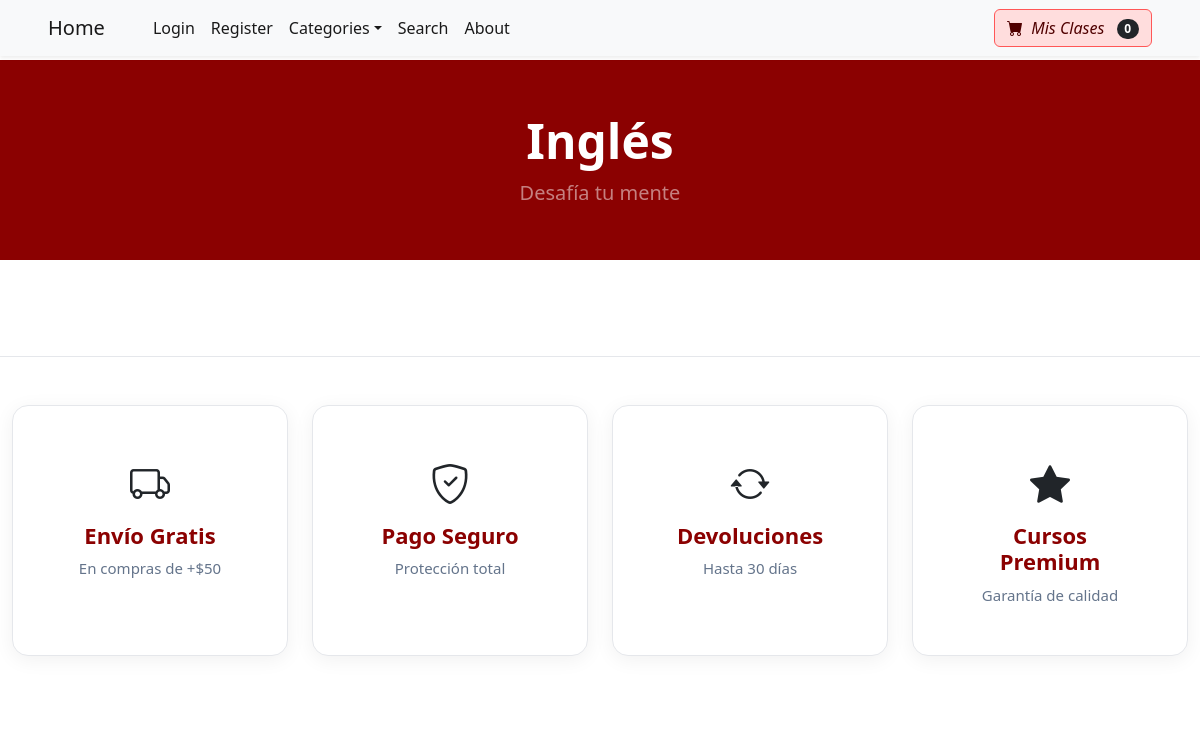
/category/Inglés, run on an earlier commit of the app's database.
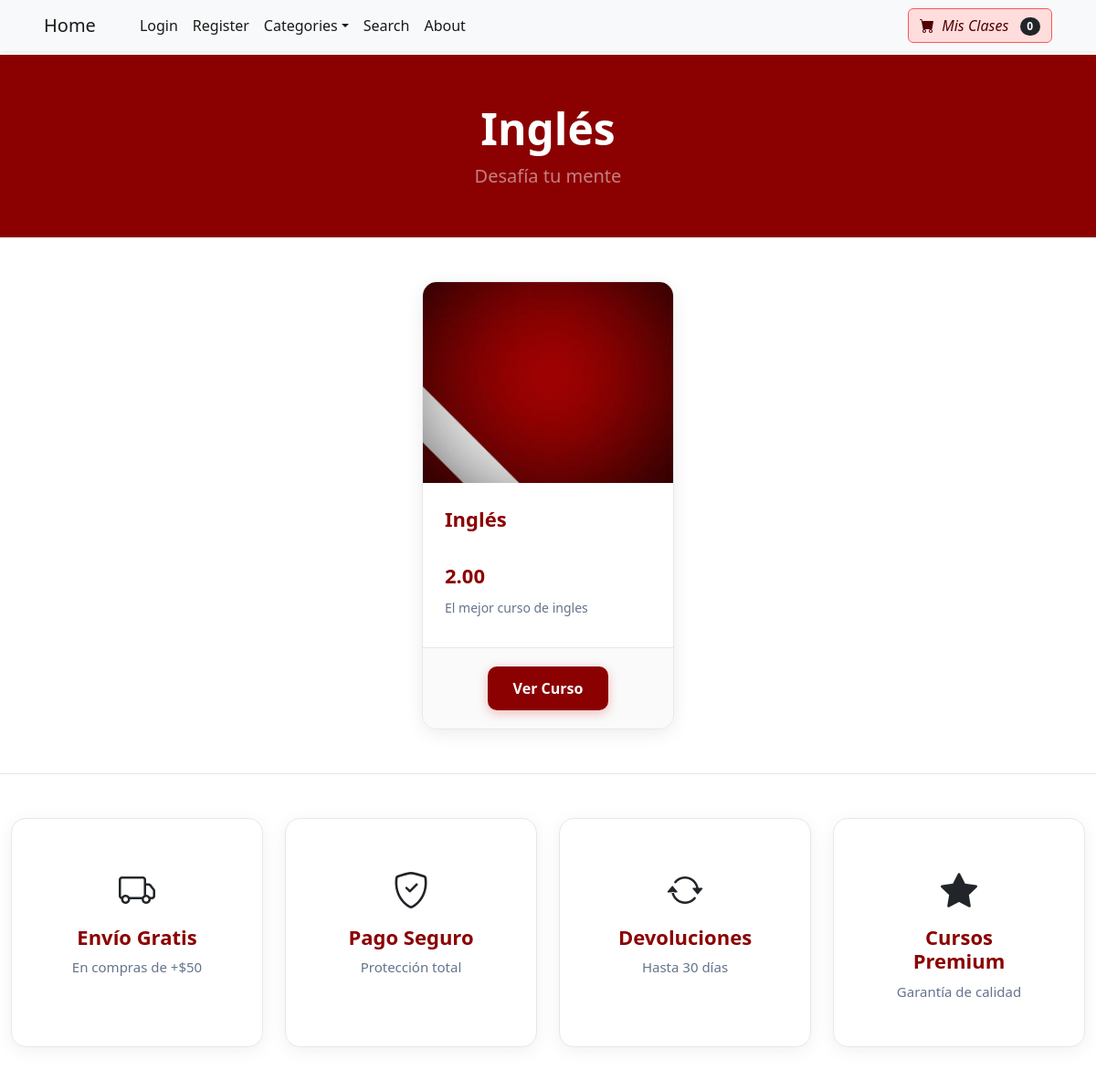
And on a later commit of the database.
### store/models.py (models this page shows, shortened)
class Category(models.Model):
    name = models.CharField(max_length=50)
    def __str__(self):
        return self.name
    class Meta:
        verbose_name_plural = 'categories'

class Product(models.Model):
    name = models.CharField(max_length=100)
    user = models.ForeignKey(User, on_delete=models.CASCADE)
    price = models.DecimalField(default=0, decimal_places=2, max_digits=6)
    category = models.ForeignKey(Category, on_delete=models.CASCADE, default=1)
    description = models.CharField(max_length=250, default='', blank=True, null=True)
    image = models.ImageField(upload_to='uploads/product')
    is_sale = models.BooleanField(default=False)
    sale_price = models.DecimalField(default=0, decimal_places=2, max_digits=6, null=True, blank=True)
    pay_method = models.CharField(max_length=250, null=True)
    video = models.FileField(upload_to="video", null=True)
    created_day = models.DateTimeField(default=timezone.now)

### store/views.py (the view)
# urls.py: path('category/<str:foo>', views.category, name='category'),
def category(request,foo):
    foo = foo.replace('-', '')
    try:
        category = Category.objects.get(name=foo)
        products = Product.objects.filter(category=category)
        return render(request, 'category.html', {'products': products, 'category':category})
    except:
        messages.success(request, ("That category Doest exist"))
        return redirect('index')

### cart/cart.py (called while the page is built)
    def __len__(self):
        return len(self.cart)

### cart/context_processors.py (called while the page is built)
def cart(request):
    return {'cart': Cart(request)}

### store/templates/category.html (shortened to what this page needs)
{% extends 'base.html' %}
{% block content %}
<header style="background: radial-gradient(circle, #8b0101 0%, #8b0101 100%) center/cover no-repeat; min-height: 200px;" class="d-flex justify-content-center align-items-center">
  <div class="text-center text-white">
      <h1 class="display-5 fw-bold">{{category}}</h1>
      <p class="lead fw-normal text-white-50 mb-0">Desafía tu mente</p>
  </div>
</header>
<section class="py-5">
    <div class="container">
        <div class="row gx-4 gy-5 row-cols-1 row-cols-sm-2 row-cols-md-3 row-cols-lg-4 justify-content-center">
            {% for product in products %}
                <div class="col">
                    <div class="card h-100 shadow-lg border-0">
                        <img class="card-img-top" src="{{ product.image.url }}" alt="{{ product.name }}" />
                        <div class="card-body p-3">
                            <h5 class="fw-bold">{{ product.name }}</h5>
                            {% if product.is_sale %}
                                <p class="mb-1">
                                    <strike class="text-muted">{{ product.price }}</strike>
                                    <span class="fw-bold">{{ product.sale_price }}</span>
                                </p>
                            {% else %}
                                <p class="fw-bold">{{ product.price }}</p>
                            {% endif %}
                            <p class="text-muted small">{{ product.description|truncatewords:15 }}</p>
                        </div>
                        <div class="card-footer bg-transparent border-0 text-center">
                            <a class="btn" href="{% url 'product' product.id %}">Ver Curso</a>
                        </div>
                    </div>
                </div>
            {% endfor %}
        </div>
    </div>
</section>
<section class="py-4">
    <div class="container">
        <div class="row g-4 text-center">
            <div class="col-6 col-md-3">
                <div class="card shadow-sm border-0 h-100 p-3">
                    <div class="card-body">
                        <i class="bi bi-truck fs-1"></i>
                        <h6 class="fw-bold mt-2">Envío Gratis</h6>
                        <p class="text-muted small mb-0">En compras de +$50</p>
                    </div>
                </div>
            </div>
            <div class="col-6 col-md-3">
                <div class="card shadow-sm border-0 h-100 p-3">
                    <div class="card-body">
                        <i class="bi bi-shield-check fs-1"></i>
                        <h6 class="fw-bold mt-2">Pago Seguro</h6>
                        <p class="text-muted small mb-0">Protección total</p>
                    </div>
                </div>
            </div>
            <div class="col-6 col-md-3">
                <div class="card shadow-sm border-0 h-100 p-3">
                    <div class="card-body">
                        <i class="bi bi-arrow-repeat fs-1"></i>
                        <h6 class="fw-bold mt-2">Devoluciones</h6>
                        <p class="text-muted small mb-0">Hasta 30 días</p>
                    </div>
                </div>
            </div>
            <div class="col-6 col-md-3">
                <div class="card shadow-sm border-0 h-100 p-3">
                    <div class="card-body">
                        <i class="bi bi-star-fill fs-1"></i>
                        <h6 class="fw-bold mt-2">Cursos Premium</h6>
                        <p class="text-muted small mb-0">Garantía de calidad</p>
                    </div>
                </div>
            </div>
        </div>
    </div>
</section>
{% endblock %}

### store/templates/base.html (shortened to what this page needs)
{% load static%}
<!DOCTYPE html>
<html lang="en">
    <head>
        <link href="https://cdn.jsdelivr.net/npm/bootstrap-icons@1.5.0/font/bootstrap-icons.css" rel="stylesheet" />
        <link href="{% static 'css/styles.css' %}" rel="stylesheet" />
    </head>
    <body style="padding-top: 60px;">
        {% include 'navbar.html' %}
        {% block content %}
        {% endblock %}
    </body>
</html>

### store/templates/navbar.html (shortened to what this page needs)
<nav style="background-color: #ffffff; position: fixed; width: 100%; " class="navbar navbar-expand-lg navbar-light bg-light fixed-top shadow-sm">
    <div class="container px-4 px-lg-5">
        <a class="navbar-brand" href="{% url 'index' %}">Home</a>
        <div class="collapse navbar-collapse" id="navbarSupportedContent">
            <ul class="navbar-nav me-auto mb-2 mb-lg-0 ms-lg-4">
                {% if user.is_authenticated %}
                <li class="nav-item dropdown">
                    <a style="text-transform: capitalize;" class="nav-link active dropdown-toggle" id="navbarDropdown"  role="button" data-bs-toggle="dropdown" aria-expanded="false">{{request.user.username}} profile</a>
                    <ul class="dropdown-menu" aria-labelledby="navbarDropdown">
                        <li><a class="dropdown-item" href="{% url 'update_user' %}">User Profile</a></li>
                        <li><hr class="dropdown-divider" /></li>
                        <li><a class="dropdown-item" href="{% url 'update_info' %}">User Info</a></li>
                    </ul>
                </li>
                {% if user.is_superuser %}
                <li class="nav-item dropdown">
                    <a class="nav-link active dropdown-toggle" id="navbarDropdown" href="#" role="button" data-bs-toggle="dropdown" aria-expanded="false">Orders</a>
                    <ul class="dropdown-menu" aria-labelledby="navbarDropdown">
                        <li><a class="dropdown-item" href="{% url 'shipped_dash' %}">Shipped Orders</a></li>
                        <li><hr class="dropdown-divider" /></li>
                        <li><a class="dropdown-item" href="{% url 'not_shipped_dash' %}">Un-Shipped Orders</a></li>
                    </ul>
                </li>
                {% endif %}
                <li class="nav-item"><a class="nav-link active" href="{% url 'logout' %}">Logout</a></li>
                {% else %}
                <li class="nav-item"><a class="nav-link active" href="{% url 'login' %}">Login</a></li>
                <li class="nav-item"><a class="nav-link active" href="{% url 'register' %}">Register</a></li>
                {% endif %}
                <li class="nav-item dropdown">
                    <a class="nav-link active dropdown-toggle" id="navbarDropdown" href="#" role="button" data-bs-toggle="dropdown" aria-expanded="false">Categories</a>
                </li>
                <li class="nav-item"><a class="nav-link active" aria-current="page" href="{% url 'search' %}">Search</a></li>
                <li class="nav-item"><a class="nav-link active" href="{% url 'about' %}">About</a></li>
            </ul>
            <form class="d-flex">
                <a style="background-color: #ffdddd !important; border-color: #ff5757; color: #500000;" href="{% url 'cart_summary' %}" class="btn btn-outline-dark"><i class="bi-cart-fill me-1">&nbsp;&nbsp;Mis Clases</i>
                    <span class="badge bg-dark text-white ms-1 rounded-pill" id="cart_quantity">{{ cart|length }}</span>
                </a>
            </form>
        </div>
    </div>
</nav>

### store/templates/category.html (style rules this page uses)
:root { --color-primary: #8b0101; --color-secondary: #8b0101; --color-accent: #2563eb; --color-success: #059669; --color-warning: #d97706; --color-bg: #f8fafc; --color-text: #1e293b; }
section.py-5 { background: transparent !important; padding-top: 3rem !important; padding-bottom: 3rem !important; }
.card { border-radius: 16px !important; overflow: hidden !important; border: 1px solid #e5e7eb !important; background: white !important; box-shadow: 0 4px 20px rgba(0,0,0,0.08) !important; transition: all 0.4s cubic-bezier(0.175, 0.885, 0.32, 1.275); position: relative; }
.card::before { content: ''; position: absolute; top: 0; left: 0; right: 0; height: 4px; background: linear-gradient(90deg, var(--color-primary) 0%, var(--color-secondary) 100%); opacity: 0; transition: opacity 0.3s ease; }
.card-img-top { height: 220px; object-fit: cover; transition: transform 0.5s ease; }
.card-body { padding: 1.5rem !important; }
.card-body h5 { color: var(--color-text) !important; font-size: 1.125rem; font-weight: 700; margin-bottom: 1rem; line-height: 1.4; min-height: 2.8rem; }
.card-body p { margin-bottom: 0.5rem; }
.card-body .fw-bold { color: var(--color-primary) !important; font-size: 1.375rem; }
.card-body .text-muted { color: #64748b !important; line-height: 1.6; }
.card-footer { background: #fafafa !important; padding: 1.25rem !important; border-top: 1px solid #e5e7eb !important; }
.card-footer .btn { background: linear-gradient(135deg, var(--color-primary) 0%, var(--color-secondary) 100%) !important; color: white !important; border-radius: 10px !important; padding: 0.75rem 1.75rem !important; font-weight: 600 !important; border: none !important; transition: all 0.3s ease; box-shadow: 0 3px 12px rgba(220, 38, 38, 0.3); position: relative; overflow: hidden; }
.card-footer .btn::before { content: ''; position: absolute; top: 50%; left: 50%; width: 0; height: 0; border-radius: 50%; background: rgba(255,255,255,0.3); transform: translate(-50%, -50%); transition: width 0.5s, height 0.5s; }
section.py-4 { background: white !important; padding-top: 3rem !important; padding-bottom: 3rem !important; border-top: 1px solid #e5e7eb; }
section.py-4 .card { border-radius: 16px !important; background: white !important; border: 1px solid #e5e7eb !important; box-shadow: 0 4px 20px rgba(0,0,0,0.06) !important; transition: all 0.3s ease; padding: 1.5rem !important; }
section.py-4 .bi { font-size: 2.5rem !important; margin-bottom: 0.75rem; transition: transform 0.3s ease; }
section.py-4 h6 { font-weight: 700; color: var(--color-text); font-size: 1.0625rem; margin-bottom: 0.5rem; }
section.py-4 .text-muted { color: #64748b !important; font-size: 0.9375rem; }
.card { animation: fadeInScale 0.6s ease forwards; }
.row > .col:nth-child(1) .card { animation-delay: 0.1s; }
.container { max-width: 1400px; }
.row { gap: 1.5rem 0; }

What changed in the data, as far as the page shows it:
added Product: image (picture), name "Inglés", price "2.00", description "El mejor curso de ingles"
